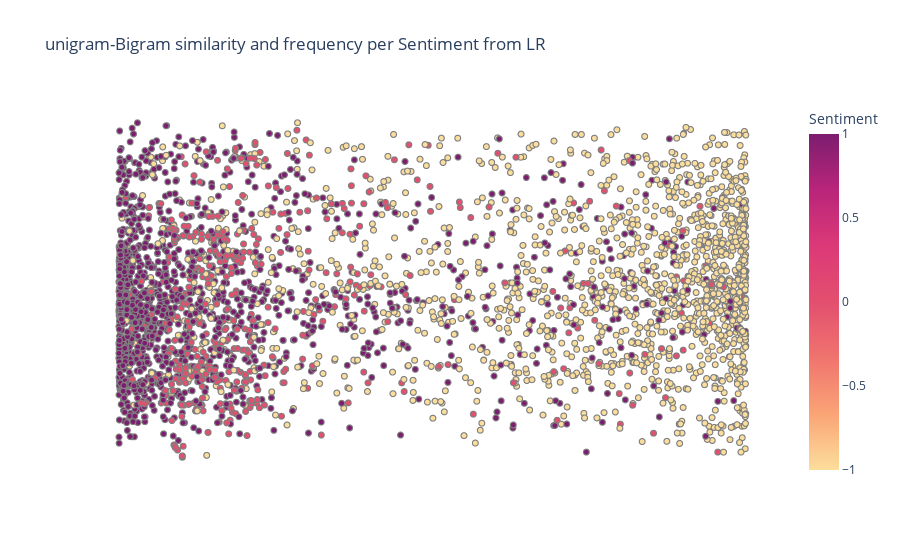

Notebook code cell kept with this figure:
### Markdown cell above
#  For LR
Θα χρησιμοποιήσουμε τα predicted probabilities που προκύπτουν απο το LR για το κατα πόσο είναι σίγουρο το μοντέλο οτι ενα tweet ανοίκει σε κάποια κλάση.

### Code cell
tsne = TSNE(n_components=2,learning_rate='auto',init='random')
# pca= PCA(n_components=1)
X_embedded  = tsne.fit_transform(tfidf)
df = pd.DataFrame(columns=['tsne_1','tsne_2','probas','tweet','Sentiment'])
df['tsne_1'] = X_embedded[:, 0]
# df['pca'] = X_embedded[:, 0]
df['tsne_2'] = X_embedded[:, 1]
df['probas'] = pd.DataFrame(probas3)
df['tweet'] = dataTest['OriginalTweet']
df['Sentiment'] = dataTest['Sentiment']
    # print(df.shape)
    # print(df['tsne_1'].head(2))
fig = px.scatter(df, x='probas', y='tsne_1', hover_name= 'tweet',color='Sentiment',size_max=45
                     , template='plotly_white', title='unigram-Bigram similarity and frequency per Sentiment from LR', labels={'words': 'Avg. Length<BR>(words)'}
                     , color_continuous_scale=px.colors.sequential.Sunsetdark)
fig.update_traces(marker=dict(line=dict(width=1, color='Gray')))
fig.update_xaxes(visible=False)
fig.update_yaxes(visible=False)
# fig.show()

iplot(fig)
#fig.write_html('scatter.html')

### Figure 1 — Plotly figure (JSON) as saved in the notebook; plotly's stock layout.template omitted (floating-point values rounded to 4 significant figures; data arrays with more than 128 entries replaced by an {"elided": "..."} marker saying what was removed)
{"data": [{"hovertemplate": "<b>%{hovertext}</b><br><br>probas=%{x}<br>tsne_1=%{y}<br>Sentiment=%{marker.color}<extra></extra>", "hovertext": {"elided": "3786 str values"}, "legendgroup": "", "marker": {"color": {"elided": "3786 int values"}, "coloraxis": "coloraxis", "line": {"color": "Gray", "width": 1}, "symbol": "circle"}, "mode": "markers", "name": "", "showlegend": false, "type": "scattergl", "x": {"elided": "3786 float values"}, "xaxis": "x", "y": {"elided": "3786 float values"}, "yaxis": "y"}], "layout": {"coloraxis": {"colorbar": {"title": {"text": "Sentiment"}}, "colorscale": [[0, "rgb(252, 222, 156)"], [0.1667, "rgb(250, 164, 118)"], [0.3333, "rgb(240, 116, 110)"], [0.5, "rgb(227, 79, 111)"], [0.6667, "rgb(220, 57, 119)"], [0.8333, "rgb(185, 37, 122)"], [1, "rgb(124, 29, 111)"]]}, "legend": {"tracegroupgap": 0}, "title": {"text": "unigram-Bigram similarity and frequency per Sentiment from LR"}, "xaxis": {"anchor": "y", "domain": [0, 1], "title": {"text": "probas"}, "visible": false}, "yaxis": {"anchor": "x", "domain": [0, 1], "title": {"text": "tsne_1"}, "visible": false}}}
